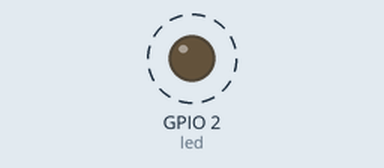
Bench run of a program on a simulated ESP8266 board running MicroPython. Shown: output pins drawn as LEDs (lit = HIGH, except the on-board LED, lit = LOW). Dashed ring = blinking.

Above: at 0.2 s.
Timing chart, 0 to 3.0 s (numbered marks = the images above):
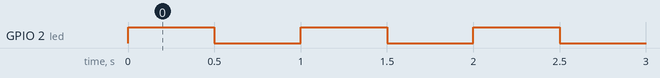

The program:

01_pisca-pisca-2.py
```python
from time import sleep
from machine import Pin

led = Pin(2, Pin.OUT)

try:
    while True:
        led.value(1)
        sleep(0.5)
        led.value(0)
        sleep(0.5)
except KeyboardInterrupt:
    led.value(0)
```

Measured:
- by itself, GPIO 2 (led): alternates HIGH for 0.50 s and LOW for 0.50 s
